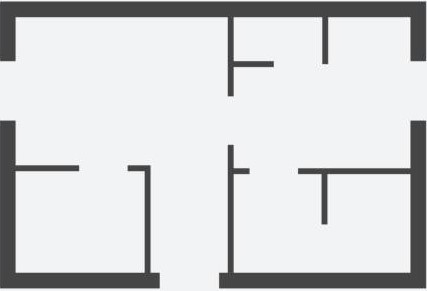
#> input picture D_Star/Floor Plan.jpg, 427 x 291 px, found by its file name
$ python Map_extract2.py
#> lines starting #> are read from the running program, lines starting #| are printed output that depends on the picture; after the words box and inside, x2 and y2 are one past the last pixel; in counts of white or black regions, pixels touching at a corner belong together
import cv2
import numpy as np
import csv
import pandas as pd

img = cv2.imread('D_star/Floor Plan.jpg')
#> img is the input picture: shape (291, 427, 3); mean B, G, R 213.2, 211.5, 210.8
image_rgb = cv2.cvtColor(img, cv2.COLOR_BGR2RGB)
r_channel, g_channel, b_channel = cv2.split(image_rgb)
r_thresh = 230
g_thresh = 230
b_thresh = 230
# consider blue channel since b_brown = 0
r_threshed = cv2.threshold(r_channel, r_thresh, 255, cv2.THRESH_BINARY)[1]
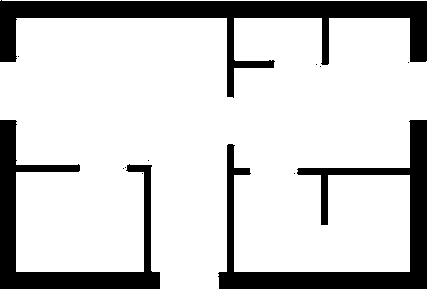
#> r_threshed: shape (291, 427); 80.2% white; 12 black regions (9 under 20 px), largest, box (x1, y1, x2, y2) and area: (0, 0, 427, 98) 9883, (218, 120, 427, 289) 8268, (0, 120, 160, 289) 6475
g_threshed = cv2.threshold(g_channel, g_thresh, 255, cv2.THRESH_BINARY)[1]
#> g_threshed: shape (291, 427); 80.2% white; 11 black regions (8 under 20 px), largest, box (x1, y1, x2, y2) and area: (0, 0, 427, 98) 9882, (218, 120, 427, 289) 8266, (0, 120, 160, 289) 6475
b_threshed = cv2.threshold(b_channel, b_thresh, 255, cv2.THRESH_BINARY)[1]
#> b_threshed: shape (291, 427); 80.2% white; 7 black regions (4 under 20 px), largest, box (x1, y1, x2, y2) and area: (0, 0, 427, 98) 9879, (218, 120, 427, 289) 8263, (0, 120, 160, 289) 6471
# Denoise to remove grains
kernel = cv2.getStructuringElement(cv2.MORPH_RECT, (3,3))
binaryMask = cv2.morphologyEx(b_threshed, cv2.MORPH_CLOSE, kernel)
#> binaryMask: shape (291, 427); 80.2% white; 3 black regions, box (x1, y1, x2, y2) and area: (0, 1, 427, 97) 9872, (219, 120, 427, 289) 8258, (0, 120, 160, 289) 6466

binaryMask = cv2.resize(binaryMask,(0,0), fx=0.2, fy=0.2)
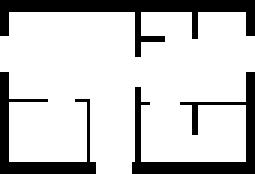
#> binaryMask: shape (58, 85) (shown 3 times larger); 78.6% white; 3 black regions, box (x1, y1, x2, y2) and area: (0, 0, 85, 19) 452, (44, 24, 85, 58) 349, (0, 24, 32, 58) 256
final_image = []

height, width = binaryMask.shape
#> height = 58; width = 85
for y in range(height):
    for x in range(width):

        grayscale_value = binaryMask[y, x]
        final_image.append([x,y,grayscale_value])
#> after the loop, final_image = 4930 items, first 6: [0, 0, 0], [1, 0, 0], [2, 0, 0], [3, 0, 0], [4, 0, 0], [5, 0, 0]


final_image = pd.DataFrame(final_image)
#> final_image = table of 4930 rows and 3 columns
final_image.to_csv("D_star/refinedmap.csv", header=False, index=False)


img = cv2.circle(img, (1,1), 2, (255,133,133), 10)
#> img: shape (291, 427, 3); 0.05% of pixels changed, all inside (x1, y1, x2, y2) = (0, 0, 9, 9)
cv2.imshow('window',binaryMask)

cv2.waitKey(0)
